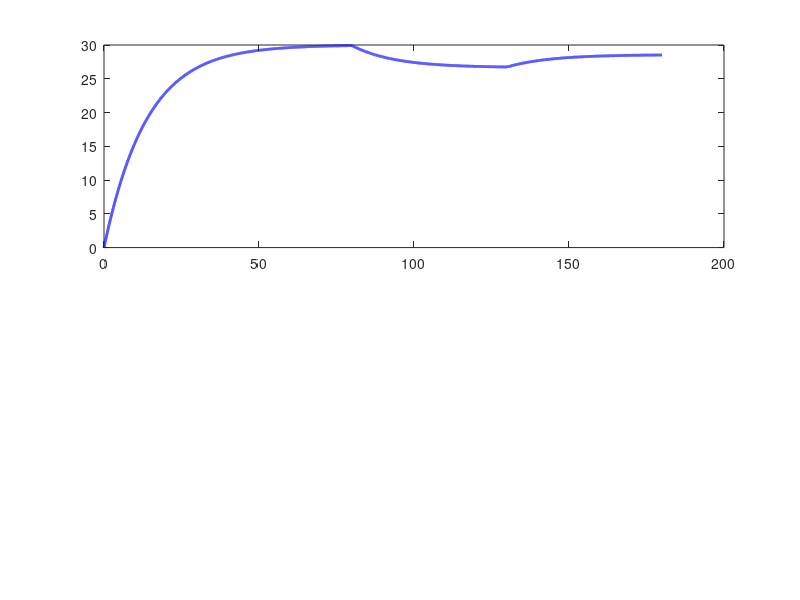

This chart was generated by the following MATLAB code: (Note: this script raises an error after producing the figure.)
clear;
clc;
close all;

%% Parametros
J = 27.48;
K = 2;

%% Funciones de transferencia
Hr = tf(K,[J K]);
Hd = tf(-1,[J K]);

disp('Planta:')
G = tf(1,[J 0])

disp('Referencia -> velocidad:')
Hr

disp('Perturbacion -> velocidad:')
Hd

%% Tiempo
t = 0:0.01:180;

%% Referencia de 30 rpm
rpm_ref = 30;
omega_ref = rpm_ref*2*pi/60;

referencia = omega_ref*ones(size(t));

%% Perturbacion
perturbacion = zeros(size(t));

perturbacion(t >= 80 & t < 130) = 0.7;
perturbacion(t >= 130) = 0.3;

%% Respuesta provocada por la referencia
omega_referencia = lsim(Hr,referencia,t);

%% Respuesta provocada por la perturbacion
omega_perturbacion = lsim(Hd,perturbacion,t);

%% Respuesta total
omega = omega_referencia + omega_perturbacion;

%% Conversion a rpm
omega_rpm = omega*60/(2*pi);

%% Torque aplicado por la retroalimentacion
error = referencia(:)-omega;
torque_aplicado = K*error;

%% Graficas
figure('Color','w');

subplot(2,1,1);

plot(t,omega_rpm,'b','LineWidth',2);
hold on;

yline(rpm_ref,'--r','Referencia: 30 rpm', ...
    'LineWidth',1.5);

xline(80,':k','Entra perturbación');
xline(130,':k','Cambia perturbación');

grid on;
box on;

xlabel('Tiempo (s)');
ylabel('Velocidad (rpm)');
title('Respuesta del sistema retroalimentado');

subplot(2,1,2);

plot(t,torque_aplicado,'b','LineWidth',2);
hold on;

plot(t,perturbacion,'--r','LineWidth',1.8);

grid on;
box on;

xlabel('Tiempo (s)');
ylabel('Torque (N·m)');
title('Torque aplicado y perturbación');

legend('Torque aplicado','Torque perturbador', ...
       'Location','best');
